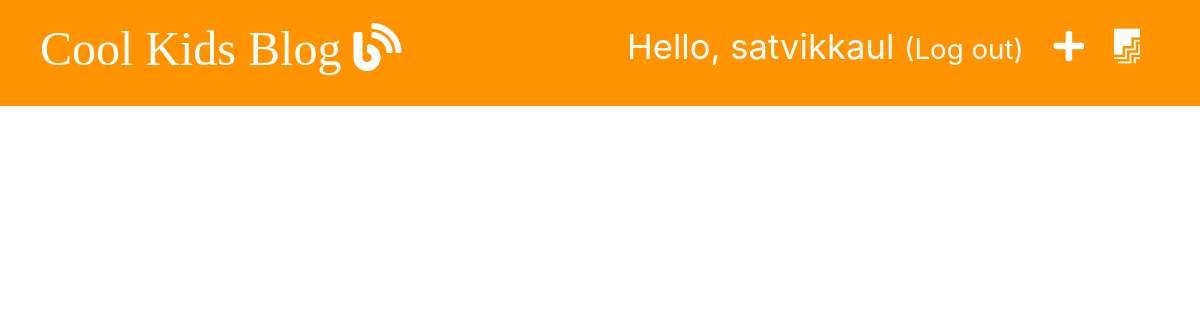
Before: /drafts/ (signed in) with the older database file.
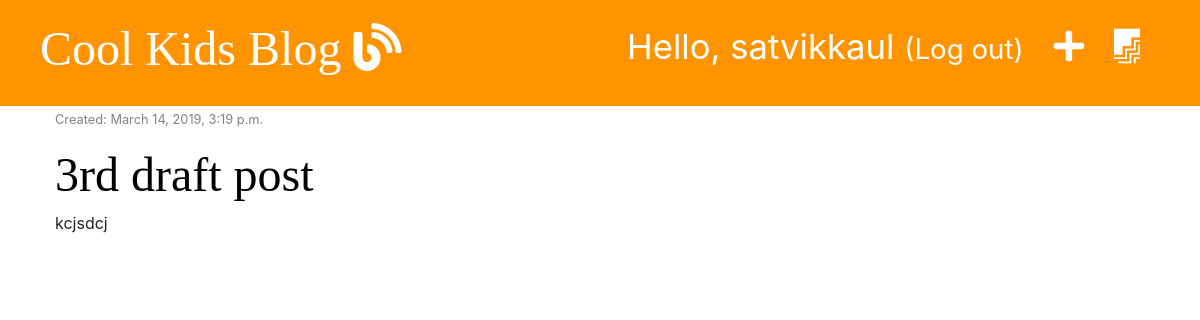
After: the same page with the newer database file.
### blog/models.py (models this page shows, shortened)
class Post(models.Model):
    author = models.ForeignKey('auth.User', on_delete=models.CASCADE)
    title = models.CharField(max_length=200)
    text = models.TextField()
    created_date = models.DateTimeField(default=timezone.now)
    published_date = models.DateTimeField(blank=True, null=True)

### blog/views.py (the view)
# urls.py: path('drafts/', views.post_draft_list, name='post_draft_list'),
@login_required
def post_draft_list(request):
    posts = Post.objects.filter(published_date__isnull=True).order_by('-created_date')
    stuff_for_frontend = {'posts' : posts}
    return render(request, 'blog/post_draft_list.html', stuff_for_frontend)

### blog/templates/blog/post_draft_list.html (shortened to what this page needs)
{% extends 'blog/base.html' %}
{% block content %}
    {% for post in posts %}
        <div class="post">
          <p class="date"><small>Created: {{ post.created_date }} </small></p>
          <h1><a href="{% url 'post_detail' pk=post.pk %}">{{ post.title }}</a></h1>
          <p>{{ post.text|truncatechars:50 }}</p>
        </div>
    {% endfor %}
{% endblock %}

Changed rows visible on the page:
added Post: created_date "March 14, 2019, 3:19 p.m.", title "3rd draft post", text "kcjsdcj"
